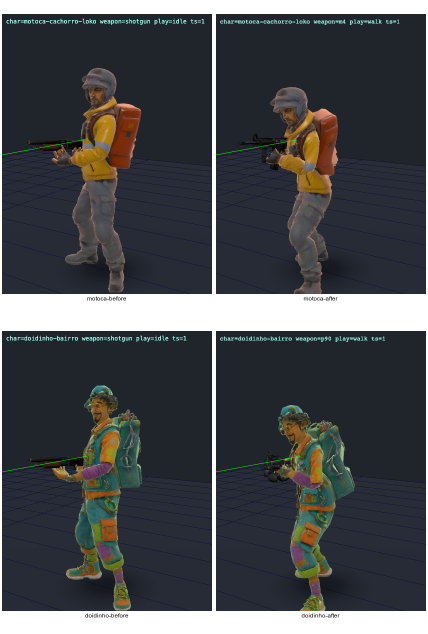
#> input picture tools/eval/char_grip_curl_ab.png, 856 x 1268 px, given in place of game-praca_poderes-169-c.png, which was not available (shown at 1/2 size)
$ python tone_sat.py
#> lines starting #> are read from the running program, lines starting #| are printed output that depends on the picture; pictures that were not available may be replaced by others from this repository, and a replacement may not be noted
### tools/eval/tone_calib.py
#!/usr/bin/env python3
# Calibrador de tom OFFLINE (sem browser): inverte o pipeline do composite do bloom.js
# sobre os PNGs de /root/shots/r1 pra recuperar o HDR linear da cena, e reaplica a curva
# com parametros novos pra PREVER L* medio, %L*<3 e %L*>97 por mapa.
# PORQUE: a rodada 1 calibrou "no olho" usando o frame mais escuro de cada mapa e inverteu
# a ordem de exposicao entre os mapas. Aqui a calibracao e por MEDIA dos 8 frames e por numero.
import sys, os, glob, json
import numpy as np
from PIL import Image

SHOTS = '/root/shots/r1'

# ---- matrizes (GLSL mat3(col0,col1,col2) -> linhas abaixo) ----
REC2020_FROM_SRGB = np.array([
    [0.6274, 0.3293, 0.0433],
    [0.0691, 0.9195, 0.0113],
    [0.0164, 0.0880, 0.8956]])
SRGB_FROM_REC2020 = np.array([
    [ 1.6605, -0.5876, -0.0728],
    [-0.1246,  1.1329, -0.0083],
    [-0.0182, -0.1006,  1.1187]])
INSET = np.array([
    [0.856627153315983, 0.0951212405381588, 0.0482516061458583],
    [0.137318972929847, 0.761241990602591,  0.101439036467562],
    [0.11189821299995,  0.0767994186031903, 0.811302368396859]])
OUTSET = np.array([
    [ 1.1271005818144368, -0.11060664309660323, -0.016493938717834573],
    [-0.1413297634984383,  1.157823702216272,   -0.016493938717834257],
    [-0.14132976349843826,-0.11060664309660294,  1.2519364065950405]])
MIN_EV, MAX_EV = -12.47393, 4.026069
LUMW = np.array([0.2126, 0.7152, 0.0722])


def mmul(M, a):
    # a: (...,3)
    return a @ M.T


def agx_contrast(x):
    x2 = x * x; x4 = x2 * x2
    return (15.5 * x4 * x2 - 40.14 * x4 * x + 31.96 * x4 - 6.868 * x2 * x
            + 0.4298 * x2 + 0.1191 * x - 0.00232)


_LX = np.linspace(0.0, 1.0, 8192)
_LY = agx_contrast(_LX)
assert np.all(np.diff(_LY) > 0), 'poly do AgX nao e monotona no LUT'


def agx_contrast_inv(y):
    return np.interp(np.clip(y, _LY[0], _LY[-1]), _LY, _LX)


def agx(color, slope, power, sat):
    c = mmul(REC2020_FROM_SRGB, color)
    c = mmul(INSET, c)
    c = np.maximum(c, 1e-10)
    c = (np.log2(c) - MIN_EV) / (MAX_EV - MIN_EV)
    c = np.clip(c, 0.0, 1.0)
    c = np.power(np.maximum(c * slope, 0.0), power)
    l = (c * LUMW).sum(-1, keepdims=True)
    c = l + sat * (c - l)
    c = agx_contrast(np.clip(c, 0.0, 1.0))
    c = mmul(OUTSET, c)
    c = np.power(np.maximum(c, 0.0), 2.2)
    c = mmul(SRGB_FROM_REC2020, c)
    return np.clip(c, 0.0, 1.0)


def agx_inv(col, slope, power, sat):
    c = mmul(REC2020_FROM_SRGB, col)
    c = np.power(np.maximum(c, 0.0), 1.0 / 2.2)
    c = mmul(np.linalg.inv(OUTSET), c)
    c = agx_contrast_inv(c)
    # inverso do passo de saturacao (operacao linear em RGB)
    S = np.eye(3) * sat + (1.0 - sat) * np.tile(LUMW, (3, 1))
    c = mmul(np.linalg.inv(S), c)
    c = np.clip(c, 0.0, 1.0)
    c = np.power(np.maximum(c, 0.0), 1.0 / power) / slope
    c = np.clip(c, 0.0, 1.0)
    c = np.exp2(c * (MAX_EV - MIN_EV) + MIN_EV)
    c = mmul(np.linalg.inv(INSET), c)
    c = mmul(np.linalg.inv(REC2020_FROM_SRGB), c)
    return np.maximum(c, 0.0)


def srgb_to_lin(s):
    return np.where(s <= 0.04045, s / 12.92, ((s + 0.055) / 1.055) ** 2.4)


def lin_to_srgb(c):
    c = np.maximum(c, 0.0)
    return np.where(c <= 0.0031308, c * 12.92, 1.055 * np.power(c, 1 / 2.4) - 0.055)


def lstar(lin_rgb):
    Y = (lin_rgb * LUMW).sum(-1)
    e = 216.0 / 24389.0; k = 24389.0 / 27.0
    return np.where(Y > e, 116.0 * np.cbrt(np.maximum(Y, 0)) - 16.0, k * Y)


def lstar_from_srgb(s):
    return lstar(srgb_to_lin(s))


# ---- parametros do r1 (o que gerou os PNGs) ----
R1 = {
    'praca_poderes':       dict(exposure=2.00, floor=0.016),
    'piscina_treta':   dict(exposure=1.10, floor=0.013),
    'loja_h':      dict(exposure=1.45, floor=0.010),
    'ferro_velho': dict(exposure=1.55, floor=0.012),
}
R1_SAT = 1.02
VIGN = 0.14


def vignette(w, h, step):
    ys = np.arange(0, h, step); xs = np.arange(0, w, step)
    u = (xs + 0.5) / w - 0.5; v = (ys + 0.5) / h - 0.5
    r2 = (u[None, :] ** 2 + v[:, None] ** 2)
    cos4 = (1.0 / (1.0 + r2 * 2.4)) ** 2
    return 1.0 + VIGN * (cos4 - 1.0)


def unfloor(hout, f):
    # inverso de  hout = h + f*f/(h+f)
    disc = hout * hout + 2 * f * hout - 3 * f * f
    h = 0.5 * ((hout - f) + np.sqrt(np.maximum(disc, 0.0)))
    return np.maximum(h, 0.0)


STEP = 3   # subamostragem: 1/9 dos pixels, estatistica identica e 9x menos RAM


# [22 lines left out: functions load_scene_hdr, predict, not called in this run]


ACES_IN = np.array([[0.59719,0.35458,0.04823],[0.07600,0.90834,0.01566],[0.02840,0.13383,0.83777]])
ACES_OUT = np.array([[1.60475,-0.53108,-0.07367],[-0.10208,1.10813,-0.00605],[-0.00327,-0.07276,1.07602]])


# [84 lines left out: functions aces, predict_aces, pack_map, thin, main, not called in this run]


# [2 lines that do not run on import are left out]

### tools/eval/tone_sat.py
#!/usr/bin/env python3
# Previsao de SATURACAO (HSV) por frame: base vs r1 medido vs r2 previsto.
# PORQUE: a regressao 4 do brief e queda de 30-64% na saturacao; precisa de numero, nao de olho.
import numpy as np, sys
from PIL import Image
sys.path.insert(0, '/root/csb/tools/eval')
from tone_calib import (agx, agx_inv, srgb_to_lin, vignette, unfloor, R1, R1_SAT, STEP, lstar)

NEW = {
    'praca_poderes':       dict(exposure=1.74, floor=0.0045),
    'piscina_treta':   dict(exposure=2.18, floor=0.0034),
    'loja_h':      dict(exposure=1.32, floor=0.0053),
    'ferro_velho': dict(exposure=1.77, floor=0.0038),
}
SAT_NEW = 1.12


def hsv_sat(srgb):
    mx = srgb.max(-1); mn = srgb.min(-1)
    return np.where(mx > 1e-6, (mx - mn) / np.maximum(mx, 1e-6), 0.0).mean()


def run(frame, mapid):
#> called with frame = 'game-praca_poderes-169-c.png', mapid = 'praca_poderes'
    b = np.asarray(Image.open(f'/root/shots/base/{frame}').convert('RGB'), np.float64)[::STEP, ::STEP] / 255
    r = np.asarray(Image.open(f'/root/shots/r1/{frame}').convert('RGB'), np.float64)[::STEP, ::STEP] / 255
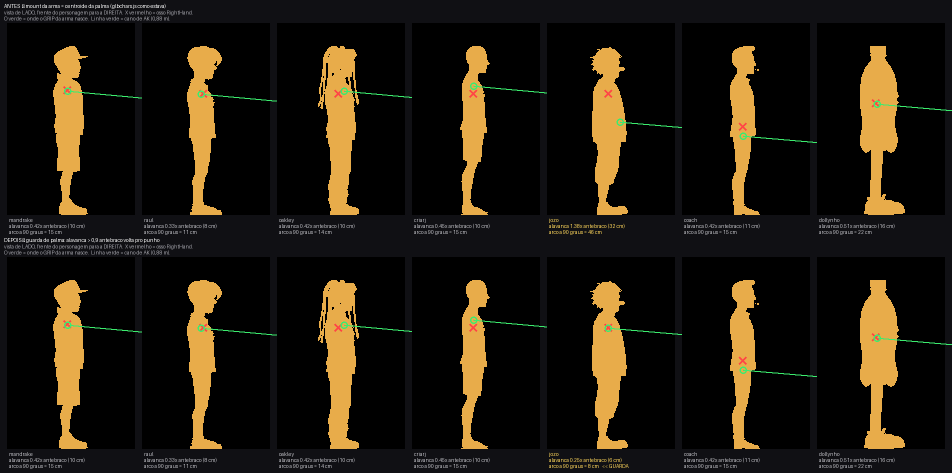
#> input picture tools/eval/char_mount_antes_depois.png, 1904 x 946 px, given in place of game-praca_poderes-169-c.png, which was not available (shown at 1/2 size)
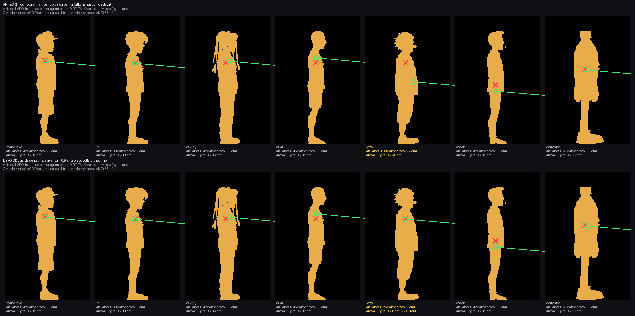
#> r: shape (316, 635, 3) float64; mean R, G, B 0.125, 0.0997, 0.0581
    full = Image.open(f'/root/shots/r1/{frame}').size
#> full = (1904, 946)
    vg = vignette(full[0], full[1], STEP)
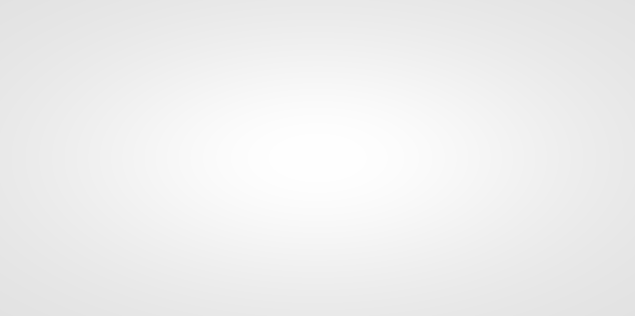
#> vg: shape (316, 635) float64; min 0.889, max 1, mean 0.938
    hdr = unfloor(agx_inv(srgb_to_lin(r), 1, 1, R1_SAT) / vg[..., None] / R1[mapid]['exposure'], R1[mapid]['floor'])
#> in agx_contrast_inv, `return np.interp(np.clip(y, _LY[0], _LY[-1]), _LY, _LX)`:
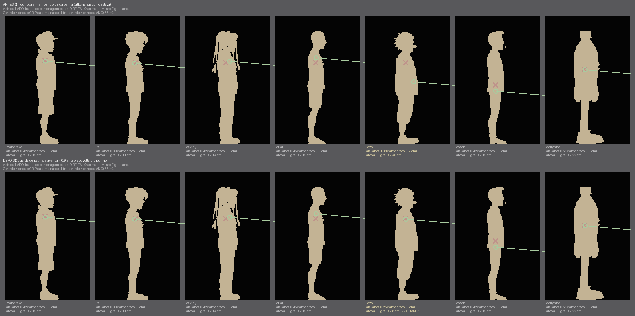
#> returned value: shape (316, 635, 3) float64; mean of channels 0, 1, 2 0.188, 0.181, 0.169; drawn as R, G, B
    n = NEW[mapid]
    x = (hdr + n['floor'] ** 2 / (hdr + n['floor'])) * (n['exposure'] * vg)[..., None]
    col = agx(x, 1.0, 1.0, SAT_NEW)
#> in agx, `l = (c * LUMW).sum(-1, keepdims=True)`:
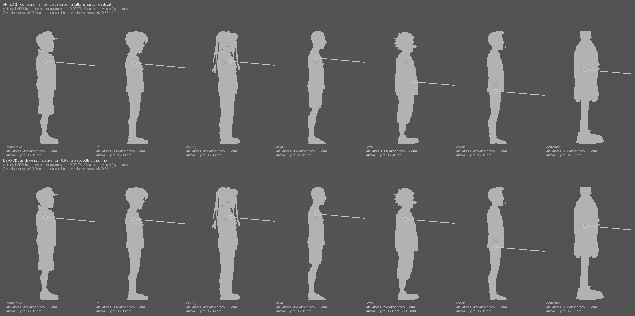
#> l: shape (316, 635, 1) float64; min 0.322, max 0.988, mean 0.373
#> in agx_contrast (call 2), `x2 = x * x`:
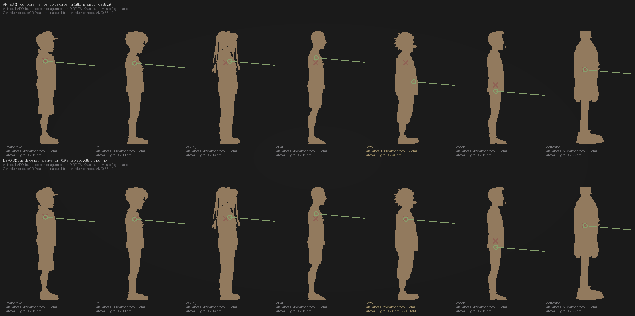
#> x2: shape (316, 635, 3) float64; mean of channels 0, 1, 2 0.164, 0.154, 0.14; drawn as R, G, B
    out = np.clip(np.where(col <= 0.0031308, col * 12.92, 1.055 * np.power(np.maximum(col, 0), 1 / 2.4) - 0.055), 0, 1)
    L = lstar(col)
    print(f'{frame:34s} sat base {hsv_sat(b):.3f} -> r1 {hsv_sat(r):.3f} -> r2 {hsv_sat(out):.3f}   '
          f'L* med r2 {np.median(L):.1f} mean {L.mean():.1f}')
#> in hsv_sat (call 2), `mn = srgb.min(-1)`:
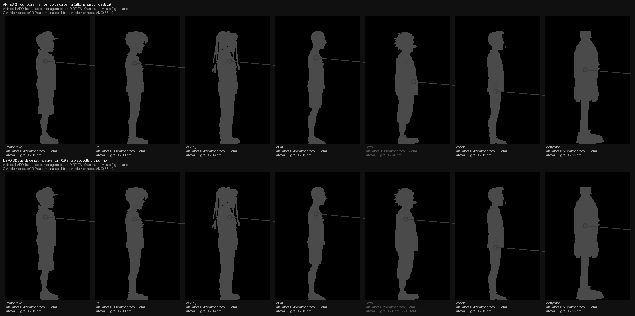
#> mn: shape (316, 635) float64; min 0, max 1, mean 0.0537
#| game-praca_poderes-169-c.png       sat base 0.257 -> r1 0.127 -> r2 0.066   L* med r2 3.1 mean 11.8


for f, m in [('game-praca_poderes-169-c.png', 'praca_poderes'),
             ('game-ferro_velho-169-b.png', 'ferro_velho'),
             ('game-loja_h-169-d.png', 'loja_h'),
             ('game-piscina_treta-169-a.png', 'piscina_treta'),
             ('game-piscina_treta-169-d.png', 'piscina_treta')]:
#> (the run stopped early here; a loop or call above may not have finished)
